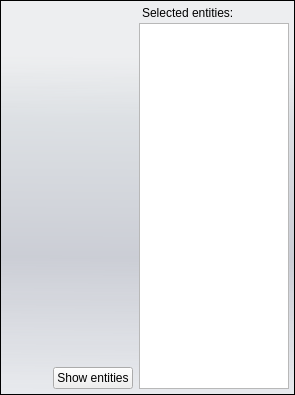
<?xml version="1.0" encoding="UTF-8"?>
<ui version="4.0">
 <class>ECEditor</class>
 <widget class="QWidget" name="ECEditor">
  <property name="geometry">
   <rect>
    <x>0</x>
    <y>0</y>
    <width>295</width>
    <height>395</height>
   </rect>
  </property>
  <property name="windowTitle">
   <string>Entity-component Editor</string>
  </property>
  <property name="styleSheet">
   <string notr="true">/* Containers */
QWidget#ECEditor {
	background-color: none;
}

QFrame#MainFrame {
	background-color: qlineargradient(spread:pad, x1:0.006, y1:0, x2:0, y2:1, stop:0.142045 rgba(229, 234, 243, 50), stop:0.295455 rgba(209, 215, 221, 150), stop:0.65 rgba(179, 183, 196, 150), stop:1 rgba(222, 227, 236, 100));
	padding: 5px;
}

QLabel {
	padding-bottom: 3px;
}</string>
  </property>
  <layout class="QHBoxLayout" name="horizontalLayout">
   <property name="spacing">
    <number>0</number>
   </property>
   <property name="margin">
    <number>0</number>
   </property>
   <item>
    <widget class="QFrame" name="MainFrame">
     <property name="frameShape">
      <enum>QFrame::StyledPanel</enum>
     </property>
     <property name="frameShadow">
      <enum>QFrame::Raised</enum>
     </property>
     <layout class="QHBoxLayout" name="horizontalLayout_6">
      <property name="margin">
       <number>0</number>
      </property>
      <item>
       <layout class="QVBoxLayout" name="verticalLayout">
        <item>
         <widget class="QWidget" name="browser_widget" native="true">
          <property name="sizePolicy">
           <sizepolicy hsizetype="Expanding" vsizetype="Expanding">
            <horstretch>0</horstretch>
            <verstretch>0</verstretch>
           </sizepolicy>
          </property>
          <layout class="QVBoxLayout" name="verticalLayout_2">
           <property name="spacing">
            <number>0</number>
           </property>
           <property name="margin">
            <number>0</number>
           </property>
          </layout>
         </widget>
        </item>
        <item>
         <layout class="QHBoxLayout" name="horizontalLayout_3">
          <item>
           <spacer name="horizontalSpacer">
            <property name="orientation">
             <enum>Qt::Horizontal</enum>
            </property>
            <property name="sizeHint" stdset="0">
             <size>
              <width>40</width>
              <height>20</height>
             </size>
            </property>
           </spacer>
          </item>
          <item>
           <widget class="QPushButton" name="but_show_entities">
            <property name="sizePolicy">
             <sizepolicy hsizetype="Fixed" vsizetype="Fixed">
              <horstretch>0</horstretch>
              <verstretch>0</verstretch>
             </sizepolicy>
            </property>
            <property name="text">
             <string>Show entities</string>
            </property>
           </widget>
          </item>
         </layout>
        </item>
       </layout>
      </item>
      <item>
       <layout class="QVBoxLayout" name="verticalLayout_enetities">
        <item>
         <widget class="QWidget" name="entity_widget" native="true">
          <property name="enabled">
           <bool>true</bool>
          </property>
          <property name="sizePolicy">
           <sizepolicy hsizetype="Preferred" vsizetype="Preferred">
            <horstretch>0</horstretch>
            <verstretch>0</verstretch>
           </sizepolicy>
          </property>
          <layout class="QVBoxLayout" name="verticalLayout_3">
           <property name="spacing">
            <number>0</number>
           </property>
           <property name="margin">
            <number>0</number>
           </property>
           <item>
            <widget class="QLabel" name="label_entities">
             <property name="text">
              <string>Selected entities:</string>
             </property>
            </widget>
           </item>
           <item>
            <widget class="QListWidget" name="list_entities">
             <property name="sizePolicy">
              <sizepolicy hsizetype="Preferred" vsizetype="MinimumExpanding">
               <horstretch>0</horstretch>
               <verstretch>3</verstretch>
              </sizepolicy>
             </property>
             <property name="minimumSize">
              <size>
               <width>0</width>
               <height>0</height>
              </size>
             </property>
             <property name="maximumSize">
              <size>
               <width>150</width>
               <height>16777215</height>
              </size>
             </property>
             <property name="contextMenuPolicy">
              <enum>Qt::CustomContextMenu</enum>
             </property>
            </widget>
           </item>
          </layout>
         </widget>
        </item>
       </layout>
      </item>
     </layout>
    </widget>
   </item>
  </layout>
 </widget>
 <resources/>
 <connections/>
</ui>
